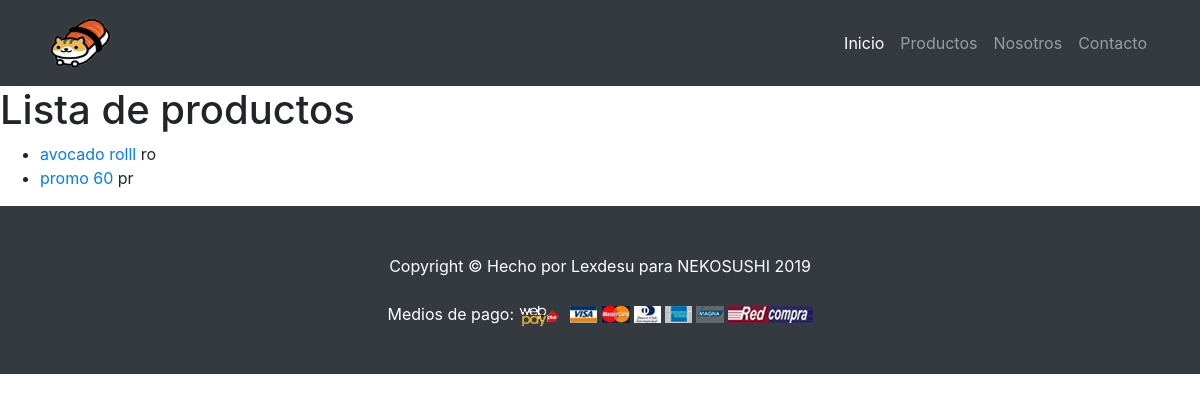
/venta/prod/, run on the app's committed database.
### venta/models.py (models this page shows, shortened)
class Producto(models.Model):
    id = models.UUIDField(primary_key=True, default=uuid.uuid4)
    imagen = models.ImageField(upload_to='static/img/', default='static/img/neko.png')
    nombrep = models.CharField(max_length=20)
    tipop = models.ForeignKey('Tipo', on_delete=models.SET_NULL, null=True)
    descripcion = models.TextField(max_length=300)
    precio = models.IntegerField()
    def get_absolute_url(self):
        return reverse('prod-detail', args=[str(self.id)])

class Tipo(models.Model):
    LOAN_STATUS = (
        ('ro', 'Roll'),
        ('pr', 'Promocion'),
        ('po', 'Postre'),
    )
    nombre = models.CharField(
        max_length=2,
        choices=LOAN_STATUS,
        blank=True,
        default='ro',
        help_text='categoria del producto',
    )
    def __str__(self):
        return self.nombre

### venta/views.py (the view)
# urls.py: path('prod/', views.ProdListView.as_view(), name='prod'),
class ProdListView(generic.ListView):
    model = Producto

### venta/templates/venta/producto_list.html
{% extends "base_generic.html" %}
{% block content %}
<div style="padding-top: 30px">
<h1>Lista de productos</h1>
    {% if producto_list %}
    <ul>
        {% for prod in producto_list %}
        <li>
            <a href="{{ prod.get_absolute_url }}"> {{ prod.nombrep }}</a> {{ prod.tipop }}
        </li>
        {% endfor %}
    </ul>
    {% else %}
    <p>No hay productos registrados</p>
    {% endif %}
</div>
{% endblock %}

### venta/static/css/heroic-features.css (style rules this page uses)
body { padding-top: 56px; }

### data on the page
Producto: nombrep "avocado rolll", tipop "ro"
Producto: nombrep "promo 60", tipop "pr"
